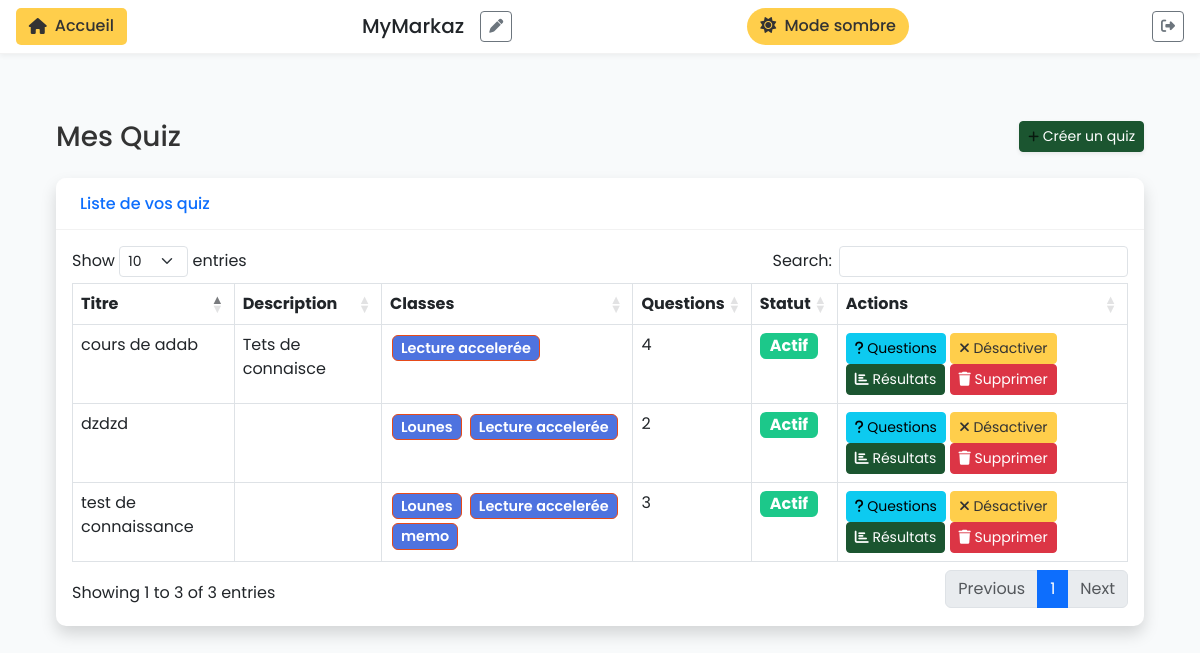
The page /cours-quiz/quiz/professeur/ (signed in) on the database its author committed.
### ecole_app/models.py (models this page shows, shortened)
class SiteConfig(models.Model):
    key = models.CharField(max_length=50, unique=True)
    value = models.CharField(max_length=255, default='default')
    @classmethod
    def get_site_name(cls):
        site_config = cls.objects.filter(key='site_name').first()
        return site_config.value if site_config else 'École Markaz'
    class Meta:
        verbose_name = "Configuration du site"
        verbose_name_plural = "Configurations du site"

class Classe(models.Model):
    composante = models.ForeignKey(Composante, on_delete=models.CASCADE, related_name='classes', null=True, blank=True)
    nom = models.CharField(max_length=100)
    professeur = models.ForeignKey(Professeur, on_delete=models.SET_NULL, null=True, related_name='classes')
    creneau = models.ForeignKey(Creneau, on_delete=models.SET_NULL, null=True, related_name='classes')
    capacite = models.IntegerField(default=20)
    annee_scolaire = models.ForeignKey(AnneeScolaire, on_delete=models.SET_NULL, null=True, blank=True, related_name='classes')
    date_creation = models.DateTimeField(auto_now_add=True)
    class Meta:
        verbose_name = "Classe"
        verbose_name_plural = "Classes"

### ecole_app/models_pedagogie.py (models this page shows, shortened)
class Quiz(models.Model):
    module = models.ForeignKey(Module, on_delete=models.CASCADE, related_name='quiz')
    titre = models.CharField(max_length=200)
    description = models.TextField(blank=True)
    date_creation = models.DateTimeField(auto_now_add=True)
    date_modification = models.DateTimeField(auto_now=True)
    publie = models.BooleanField(default=False, help_text="Quiz visible par les élèves")
    temps_limite = models.PositiveIntegerField(null=True, blank=True, help_text="Temps limite en minutes (optionnel)")
    ordre = models.PositiveIntegerField(default=0, help_text="Ordre d'affichage")
    class Meta:
        verbose_name = "Quiz"
        verbose_name_plural = "Quiz"
        ordering = ['ordre', 'date_creation']

### ecole_app/views_cours_quiz.py (the view)
@login_required
@user_passes_test(is_professeur_or_admin)
def liste_quiz_professeur(request):
    is_user_admin = is_admin(request.user) and not hasattr(request.user, 'professeur')
    if is_user_admin:
        quiz = Quiz.objects.all().prefetch_related('module__classes').order_by('-date_creation')
    else:
        professeur = request.user.professeur
        quiz = Quiz.objects.filter(module__professeur=professeur).prefetch_related('module__classes').order_by('-date_creation')
    context = {
        'quiz': quiz,
    }
    return render(request, 'ecole_app/cours_quiz/liste_quiz_professeur.html', context)

### ecole_app/context_processors.py (called while the page is built)
def site_name(request):
    return {
        'site_name': SiteConfig.get_site_name()
    }

### ecole_app/views_auth.py (called while the page is built)
def is_admin(user):
    return user.is_staff or user.is_superuser

def is_professeur(user):
    return hasattr(user, 'professeur') and user.professeur is not None

### ecole_app/views_cours_quiz.py (called while the page is built)
def is_professeur_or_admin(user):
    return is_professeur(user) or is_admin(user)

### ecole_app/templates/ecole_app/cours_quiz/liste_quiz_professeur.html (shortened to what this page needs)
{% extends 'ecole_app/base.html' %}
{% load static %}
{% block extra_css %}
<link rel="stylesheet" href="{% static 'ecole_app/css/quiz.css' %}">
{% endblock %}
{% block content %}
<div class="container-fluid">
    <div class="d-sm-flex align-items-center justify-content-between mb-4">
        <h1 class="h3 mb-0 text-gray-800">Mes Quiz</h1>
        <a href="{% url 'creer_quiz' %}" class="d-none d-sm-inline-block btn btn-sm btn-primary shadow-sm">
             Créer un quiz
        </a>
    </div>
    <div class="card shadow mb-4">
        <div class="card-header py-3">
            <h6 class="m-0 font-weight-bold text-primary">Liste de vos quiz</h6>
        </div>
        <div class="card-body">
            {% if quiz %}
                <div class="table-responsive">
                    <table class="table table-bordered" id="dataTable" width="100%" cellspacing="0">
                        <thead>
                            <tr>
                                <th>Titre</th>
                                <th>Description</th>
                                <th class="column-highlight">Classes</th>
                                <th>Questions</th>
                                <th class="column-highlight">Statut</th>
                                <th>Actions</th>
                            </tr>
                        </thead>
                        <tbody>
                            {% for q in quiz %}
                                <tr>
                                    <td>{{ q.titre }}</td>
                                    <td>{{ q.description|truncatechars:50 }}</td>
                                    <td>
                                        {% for classe in q.module.classes.all %}
                                            <span class="badge badge-classe">{{ classe.nom }}</span>
                                        {% empty %}
                                            <span class="text-muted">Aucune classe</span>
                                        {% endfor %}
                                    </td>
                                    <td>{{ q.questions.count }}</td>
                                    <td>
                                        {% if q.publie %}
                                            <span class="badge badge-success badge-status-active">Actif</span>
                                        {% else %}
                                            <span class="badge badge-secondary badge-status-inactive">Inactif</span>
                                        {% endif %}
                                    </td>
                                    <td>
                                        <a href="{% url 'ajouter_questions' q.id %}" class="btn btn-info btn-sm">
                                            <i class="fas fa-question"></i> Questions
                                        </a>
                                        <a href="{% url 'activer_quiz' q.id %}" class="btn btn-{% if q.publie %}warning{% else %}success{% endif %} btn-sm">
                                            <i class="fas fa-{% if q.publie %}times{% else %}check{% endif %}"></i>
                                            {% if q.publie %}Désactiver{% else %}Activer{% endif %}
                                        </a>
                                        <a href="{% url 'resultats_quiz_classe' q.id %}" class="btn btn-primary btn-sm">
                                            <i class="fas fa-chart-bar"></i> Résultats
                                        </a>
                                        <a href="{% url 'supprimer_quiz' q.id %}" class="btn btn-danger btn-sm">
                                            <i class="fas fa-trash"></i> Supprimer
                                        </a>
                                    </td>
                                </tr>
                            {% endfor %}
                        </tbody>
                    </table>
                </div>
            {% endif %}
        </div>
    </div>
</div>
{% endblock %}

### ecole_app/templates/ecole_app/base.html (shortened to what this page needs)
<!DOCTYPE html>
<html lang="fr">
<head>
    <link href="https://cdn.jsdelivr.net/npm/bootstrap@5.3.0/dist/css/bootstrap.min.css" rel="stylesheet">
    <link rel="stylesheet" href="https://cdnjs.cloudflare.com/ajax/libs/font-awesome/6.4.0/css/all.min.css">
    {% load static %}
    <link href="{% static 'ecole_app/css/composante.css' %}" rel="stylesheet">
    <link href="{% static 'ecole_app/css/custom-styles.css' %}" rel="stylesheet">
    {% block extra_css %}{% endblock %}
</head>
<body>
    <div class="top-nav fixed-top">
        {% if request.user.professeur %}
        <a href="{% url 'dashboard_professeur' %}" class="back-button">
            <i class="fas fa-home"></i> Accueil
        </a>
        {% elif request.user.eleve %}
        <a href="{% url 'dashboard_eleve' %}" class="back-button">
            <i class="fas fa-home"></i> Accueil
        </a>
        {% else %}
        <a href="{% url 'dashboard' %}" class="back-button">
            <i class="fas fa-home"></i> Accueil
        </a>
        {% endif %}
        <h5 class="mb-0 d-flex align-items-center" style="gap: 0.5rem;">
            {{ site_name }}
            {% if request.user.is_authenticated and request.user.is_superuser %}
            <button class="btn btn-sm btn-outline-secondary ms-2" data-bs-toggle="modal" data-bs-target="#modalRenommerSite" title="Renommer le site">
                <i class="fas fa-pen"></i>
            </button>
            {% endif %}
        </h5>
        <button class="mode-toggle" id="toggleDarkMode">
            <i class="fas fa-sun me-1"></i> Mode sombre
        </button>
        {% if request.user.is_authenticated %}
        <a href="{% url 'logout' %}" class="btn btn-sm btn-outline-secondary ms-2" title="Déconnexion">
            <i class="fas fa-sign-out-alt"></i>
        </a>
        {% endif %}
    </div>
    <div class="container-fluid">
        <div class="row">
            <main class="col-12 px-md-4 main-content">
                <div class="dashboard-header">
                </div>
                <div class="content">
                    {% block content %}{% endblock %}
                </div>
            </main>
        </div>
    </div>
    <link rel="stylesheet" type="text/css" href="https://cdn.datatables.net/1.10.24/css/dataTables.bootstrap5.min.css">
</body>
</html>

### ecole_app/static/ecole_app/css/custom-styles.css (style rules this page uses)
.text-gray-800 { color: #333333 !important; }
.badge-classe { background-color: #ff5722; color: #ffffff; border: 1px solid #e64a19; font-weight: 600; padding: 5px 8px; margin: 2px; display: inline-block; }

### ecole_app/static/ecole_app/css/quiz.css (style rules this page uses)
.column-highlight { background-color: #f8f9fc; color: #4e73df; }
.badge-classe { font-size: 0.9em; background-color: #4e73df; color: white; margin: 2px; display: inline-block; }
.badge-status-active { font-size: 1em; padding: 5px 10px; background-color: #1cc88a; color: white; }

### ecole_app/templates/ecole_app/base.html (style rules this page uses)
:root { --primary-green: #1b5530; --light-green: #22693c; --yellow-accent: #ffce4b; --text-light: #ffffff; --bg-light: #f8fafb; }
body { font-family: 'Poppins', sans-serif; background-color: var(--bg-light); }
.content { padding: 20px; }
.dashboard-header { margin-bottom: 2rem; display: flex; justify-content: space-between; align-items: center; }
.card { border: none; border-radius: 10px; box-shadow: 0 2px 8px rgba(0,0,0,0.08); margin-bottom: 1.5rem; }
.card-header { background-color: white; border-bottom: 1px solid rgba(0,0,0,0.05); padding: 1rem 1.5rem; font-weight: 600; border-radius: 10px 10px 0 0 !important; }
.btn-primary { background-color: var(--primary-green); border-color: var(--primary-green); }
.btn-warning { background-color: var(--yellow-accent); border-color: var(--yellow-accent); color: #333; }
.top-nav { background-color: white; padding: 0.5rem 1rem; display: flex; justify-content: space-between; align-items: center; border-bottom: 1px solid rgba(0,0,0,0.05); box-shadow: 0 2px 5px rgba(0,0,0,0.05); }
.main-content { margin-top: 60px; }
.mode-toggle { background-color: var(--yellow-accent); color: #333; border: none; padding: 0.4rem 0.8rem; border-radius: 20px; font-weight: 500; }
.back-button { background-color: var(--yellow-accent); color: #333; border: none; padding: 0.4rem 0.8rem; border-radius: 5px; font-weight: 500; text-decoration: none; display: inline-flex; align-items: center; gap: 0.5rem; }

### rows shown on the page
SiteConfig: value "MyMarkaz"
Quiz: titre "test de connaissance", questions.count "3", publie "Actif"
Classe: nom "Lounes"
Classe: nom "Lecture accelerée"
Classe: nom "memo"
Quiz: titre "cours de adab", description "Tets de connaisce", questions.count "4", publie "Actif"
Quiz: titre "dzdzd", questions.count "2", publie "Actif"
